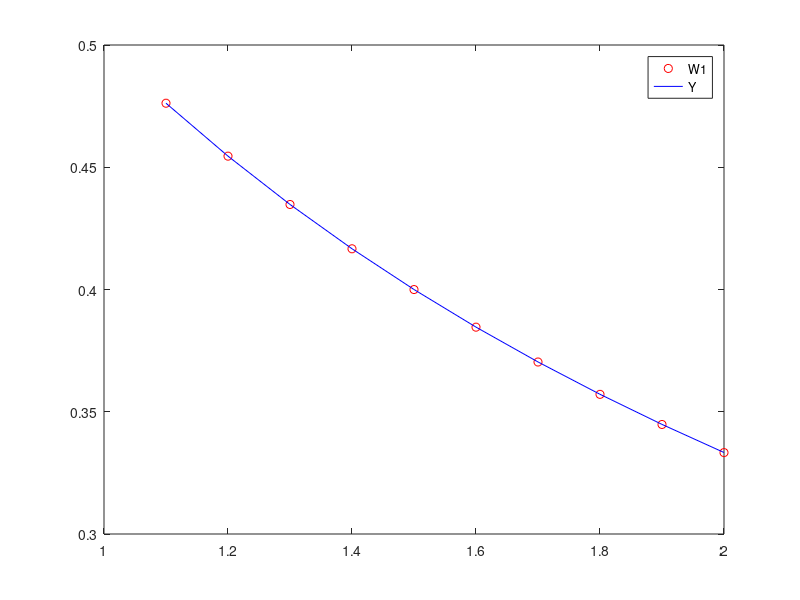

MATLAB code for this plot:
clear;
close all;

% Parameters
NAME = 'results4a_COMP2.txt';
A = 1; B = 2;
ALPHA = 1/2; BETA = 1/3;
N = 10;
NN = 100; TOL = 0.0001;
Y = @(x) (x+1).^(-1);
F = @(x,y,yp) y.^3 - y.*yp;
FY = @(x,y,yp) 3*y.^2 - yp;
FYP = @(x,y,yp) -y;
OUP = fopen(NAME,'wt');

% STEP 1
TK1 = (BETA-ALPHA)/(B-A);
W1 = zeros(1,N+1);
W2 = zeros(1,N+1);
H = (B-A)/N;
K = 1;
% TK already computed
OK = false;
% STEP 2
while K <= NN && OK == false 
    % STEP 3
    W1(1) = ALPHA;
    W2(1) = TK1;
    % STEP 4
    % Rung-Kutta method for systems is used in STEPS 5 and 6
    for I = 1 : N 
        %  STEP 5
        X = A+(I-1)*H;
        T = X+0.5*H;
        % STEP 6
        K11 = H*W2(I);
        K12 = H*F(X,W1(I),W2(I));
        K21 = H*(W2(I)+0.5*K12);
        K22 = H*F(T,W1(I)+0.5*K11,W2(I)+0.5*K12);
        K31 = H*(W2(I)+0.5*K22);
        K32 = H*F(T,W1(I)+0.5*K21,W2(I)+0.5*K22);
        K41 = H*(W2(I)+K32);
        K42 = H*F(X+H,W1(I)+K31,W2(I)+K32);
        W1(I+1) = W1(I)+(K11+2*(K21+K31)+K41)/6;
        W2(I+1) = W2(I)+(K12+2*(K22+K32)+K42)/6;
    end
    
    
    % STEP 7
    % test for accuracy
    if abs(W1(N+1)-BETA) < TOL 
        % STEP 8
        I = 0;
        xvalues = zeros(N,1);
        yvalues = zeros(N,1);
        ytrues = zeros(N,1);
        fprintf(OUP, '%3s %13s %13s %13s %13s %13s\n', 'N', 'X', 'W1', 'Y', 'Error', 'W2');
        fprintf(OUP, '%3d %13.8f %13.8f %13.8f %13.8f %13.8f\n', I, A, ALPHA, Y(A), abs(ALPHA - Y(A)), TK1);
        for I = 1 : N 
            J = I+1;
            X = A+I*H;
            xvalues(I) = X;
            yvalues(I) = W1(J);
            ytrues(I) = Y(X);
            fprintf(OUP, '%3d %13.8f %13.8f %13.8f %13.8f %13.8f\n', I, X, W1(J), Y(X), abs(Y(X)-W1(J)), W2(J));
        end
        fprintf(OUP, 'Convergence in %d iterations\n', K);
        fprintf(OUP, ' t = %14.7e\n', TK1);
        % STEP 9
        OK = true;
    else
        % STEP 10
        % Newton's method applied to improve TK
        
        if K == 1
            TK0 = TK1;
            TK1 = TK1 + (BETA - W1(N+1))./(B - A);
            W1_TK0 = W1(N+1);
        else
            TKbuff = TK1;
            TK1 = TK1 - (W1(N+1) - BETA).*(TK1 - TK0)./(W1(N+1) - W1_TK0);
            TK0 = TK1;
            W1_TK0 = W1(N+1);
        end
        K = K+1;
    end
end
% STEP 11

% method failed
if OK == false 
    fprintf(OUP, 'Method failed after %d iterations\n', NN);
end


if OUP ~= 1 
    fclose(OUP);
    fprintf(1,'Output file %s created successfully \n',NAME);
end

figure;
plot(xvalues, yvalues, 'ro'); hold on;
plot(xvalues, ytrues, 'b-');
legend('W1', 'Y')
